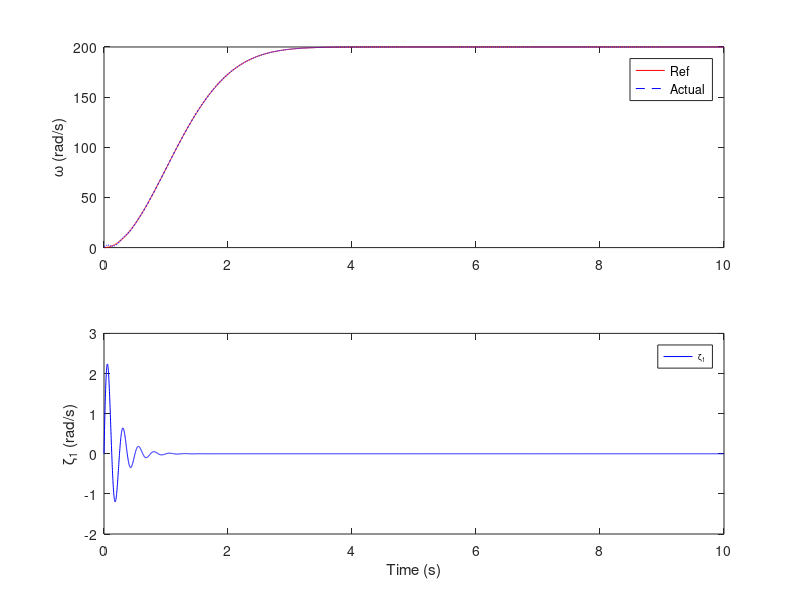

This figure's MATLAB source: (Note: this script raises an error after producing the figure.)
clear; clc; close all;

load('simulation_data.mat');

function adjustYLim(figNum)
    figure(figNum);
    allAxes = findobj(gcf, 'Type', 'axes');
    for ax = allAxes'
        lines = findobj(ax, 'Type', 'line');
        if isempty(lines), continue; end
        yMin = inf; yMax = -inf;
        for k = 1:length(lines)
            yData = lines(k).YData;
            if isempty(yData), continue; end
            yMin = min(yMin, min(yData));
            yMax = max(yMax, max(yData));
        end
        if isinf(yMin) || isinf(yMax), continue; end
        range = yMax - yMin;
        if range == 0
            yMin = yMin - 0.1; yMax = yMax + 0.1;
        else
            yMin = yMin - 0.02*range; yMax = yMax + 0.02*range;
        end
        ylim(ax, [yMin, yMax]);
    end
end

function setFigureStyle(figNum, nSubplots)
    width = 10;
    if nSubplots == 1, height = 2.5; else, height = nSubplots*2.5 + 1; end
    figure(figNum);
    set(gcf, 'Units', 'centimeters', 'Position', [2, 2, width, height]);
    allAxes = findobj(gcf, 'Type', 'axes');
    for ax = allAxes'
        set(ax, 'FontSize', 6);
        ax.XLabel.FontSize = 6;
        ax.YLabel.FontSize = 6;
        hLeg = get(ax, 'Legend');
        if ~isempty(hLeg), set(hLeg, 'FontSize', 6); end
    end
end

figure(1);
subplot(2,1,1);
h1 = plot(t, yd, 'r-', t, omega, 'b--', 'LineWidth',0.5);
ylabel('\omega (rad/s)'); legend(h1, 'Ref','Actual');
subplot(2,1,2);
h2 = plot(t, zeta1, 'b-', 'LineWidth',0.5);
xlabel('Time (s)'); ylabel('\zeta_1 (rad/s)'); legend(h2, '\zeta_1');
setFigureStyle(1,2); adjustYLim(1); print('-depsc','-r600','Fig1.eps');

figure(2);
subplot(2,1,1);
h3 = plot(t, e1, 'b-', 'LineWidth',0.5);
ylabel('e_1'); legend(h3, 'e_1');
subplot(2,1,2);
h4 = plot(t, eta, 'b-', 'LineWidth',0.5);
xlabel('Time (s)'); ylabel('\eta'); legend(h4, '\eta');
setFigureStyle(2,2); adjustYLim(2); print('-depsc','-r600','Fig2.eps');

figure(3);
subplot(2,1,1);
h5 = plot(t, iq, 'b-', 'LineWidth',0.5);
ylabel('i_q (A)'); legend(h5, 'i_q');
subplot(2,1,2);
h6 = plot(t, id, 'b--', 'LineWidth',0.5);
xlabel('Time (s)'); ylabel('i_d (A)'); legend(h6, 'i_d (MTPA)');
setFigureStyle(3,2); adjustYLim(3); print('-depsc','-r600','Fig3.eps');

figure(4);
subplot(2,1,1);
h7 = plot(t, uq_ideal, 'b-', 'LineWidth',0.5);
ylabel('u_q (V)'); legend(h7, 'u_q');
subplot(2,1,2);
h8 = plot(t, ud, 'b--', 'LineWidth',0.5);
xlabel('Time (s)'); ylabel('u_d (V)'); legend(h8, 'u_d');
setFigureStyle(4,2); adjustYLim(4); print('-depsc','-r600','Fig4.eps');

figure(5);
subplot(2,1,1);
h9 = plot(t, Wf1_norm, 'b-', 'LineWidth',0.5);
ylabel('||W_{f1}||'); legend(h9, '||W_{f1}||');
subplot(2,1,2);
h10 = plot(t, Wf2_norm, 'b--', 'LineWidth',0.5);
xlabel('Time (s)'); ylabel('||W_{f2}||'); legend(h10, '||W_{f2}||');
setFigureStyle(5,2); adjustYLim(5); print('-depsc','-r600','Fig5.eps');

figure(6);
subplot(2,1,1);
h11 = plot(t, Wg1_norm, 'b-', 'LineWidth',0.5);
ylabel('||W_{g1}||'); legend(h11, '||W_{g1}||');
subplot(2,1,2);
h12 = plot(t, Wg2_norm, 'b--', 'LineWidth',0.5);
xlabel('Time (s)'); ylabel('||W_{g2}||'); legend(h12, '||W_{g2}||');
setFigureStyle(6,2); adjustYLim(6); print('-depsc','-r600','Fig6.eps');

figure(7);
subplot(2,1,1);
h13 = plot(t, Wc1_norm, 'b-', 'LineWidth',0.5);
ylabel('||W_{c1}||'); legend(h13, '||W_{c1}||');
subplot(2,1,2);
h14 = plot(t, Wc2_norm, 'b--', 'LineWidth',0.5);
xlabel('Time (s)'); ylabel('||W_{c2}||'); legend(h14, '||W_{c2}||');
setFigureStyle(7,2); adjustYLim(7); print('-depsc','-r600','Fig7.eps');

figure(8);
subplot(2,1,1);
h15 = plot(t, Wa1_norm, 'b-', 'LineWidth',0.5);
ylabel('||W_{a1}||'); legend(h15, '||W_{a1}||');
subplot(2,1,2);
h16 = plot(t, Wa2_norm, 'b--', 'LineWidth',0.5);
xlabel('Time (s)'); ylabel('||W_{a2}||'); legend(h16, '||W_{a2}||');
setFigureStyle(8,2); adjustYLim(8); print('-depsc','-r600','Fig8.eps');

figure(9);
subplot(2,1,1);
h17 = plot(t, inst_cost1, 'b-', 'LineWidth',0.5);
ylabel('Instant cost'); legend(h17, 'Step 1');
subplot(2,1,2);
h18 = plot(t, integ_cost1, 'b-', 'LineWidth',0.5);
xlabel('Time (s)'); ylabel('Integral cost'); legend(h18, 'Step 1');
setFigureStyle(9,2); adjustYLim(9); print('-depsc','-r600','Fig9.eps');

figure(10);
subplot(2,1,1);
h19 = plot(t, inst_cost2, 'b-', 'LineWidth',0.5);
ylabel('Instant cost'); legend(h19, 'Step 2');
subplot(2,1,2);
h20 = plot(t, integ_cost2, 'b-', 'LineWidth',0.5);
xlabel('Time (s)'); ylabel('Integral cost'); legend(h20, 'Step 2');
setFigureStyle(10,2); adjustYLim(10); print('-depsc','-r600','Fig10.eps');

figure(11);
subplot(3,1,1);
h21 = plot(t, e_et_display, 'b-', t, threshold_display, 'r--', 'LineWidth',0.5);
ylabel('|e_{et}|, \sigma'); legend(h21, '|e_{et}|','Threshold');
subplot(3,1,2);
h22 = plot(trigger_times(2:end), trigger_intervals, 'b-o', 'LineWidth',0.5);
xlabel('Time (s)'); ylabel('Inter-event time (s)'); legend(h22, 'Interval'); xlim([0 10]);
subplot(3,1,3);
cum_trig = 0:num_triggers;
stairs(trigger_times, cum_trig, 'b-', 'LineWidth',0.5);
xlabel('Time (s)'); ylabel('Cumulative triggers'); xlim([0 10]); grid on;
setFigureStyle(11,3); adjustYLim(11); print('-depsc','-r600','Fig11.eps');

fprintf('All 11 figures regenerated and saved as EPS files.\n');
